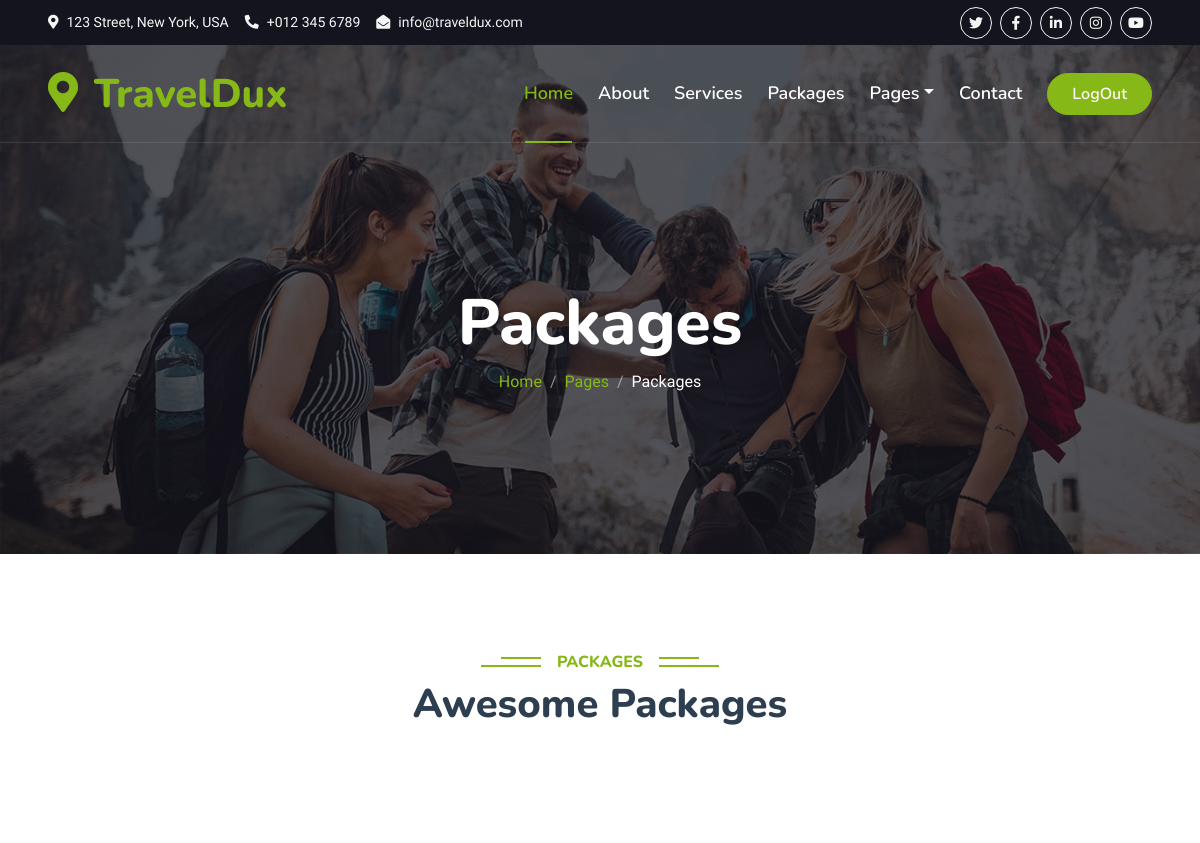
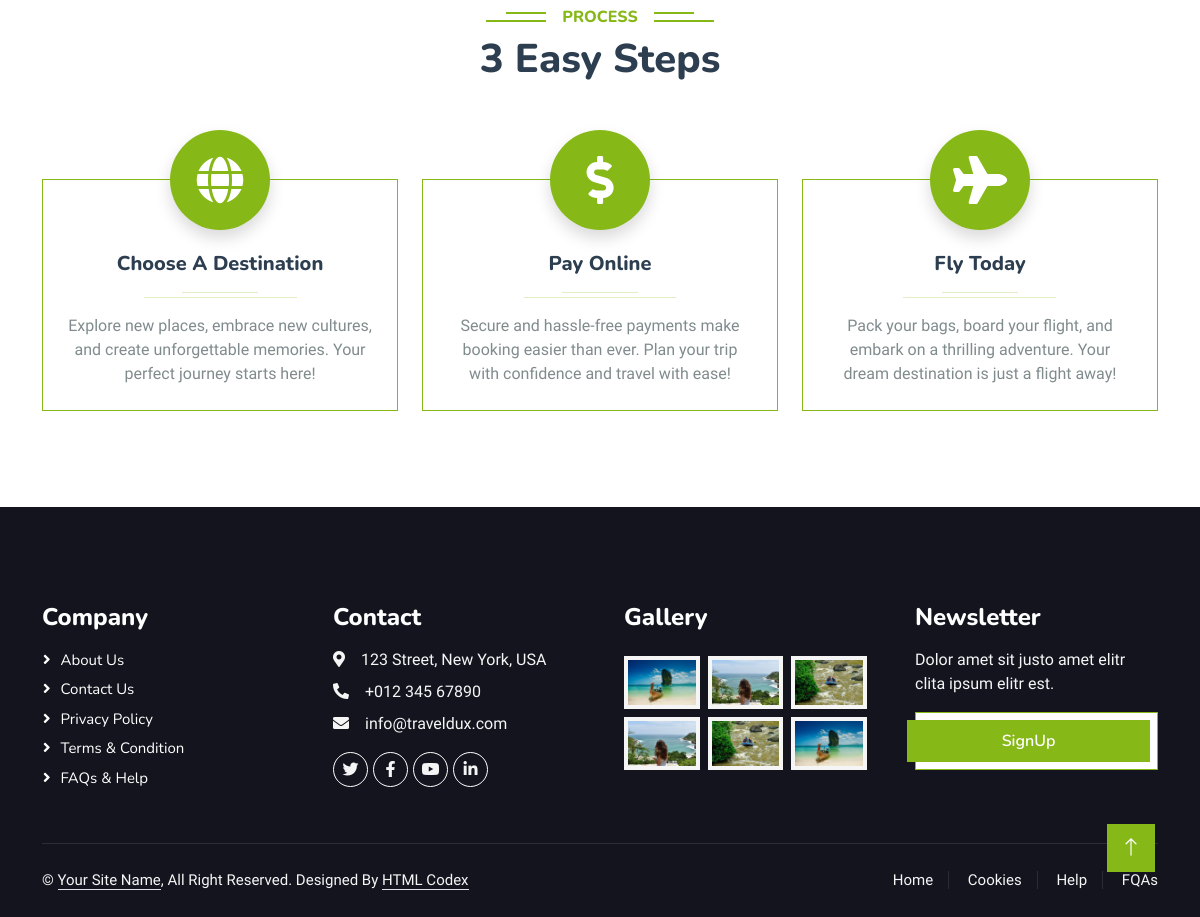
The page /packagePage/ on the database as committed earlier (2 pictures, top to bottom).
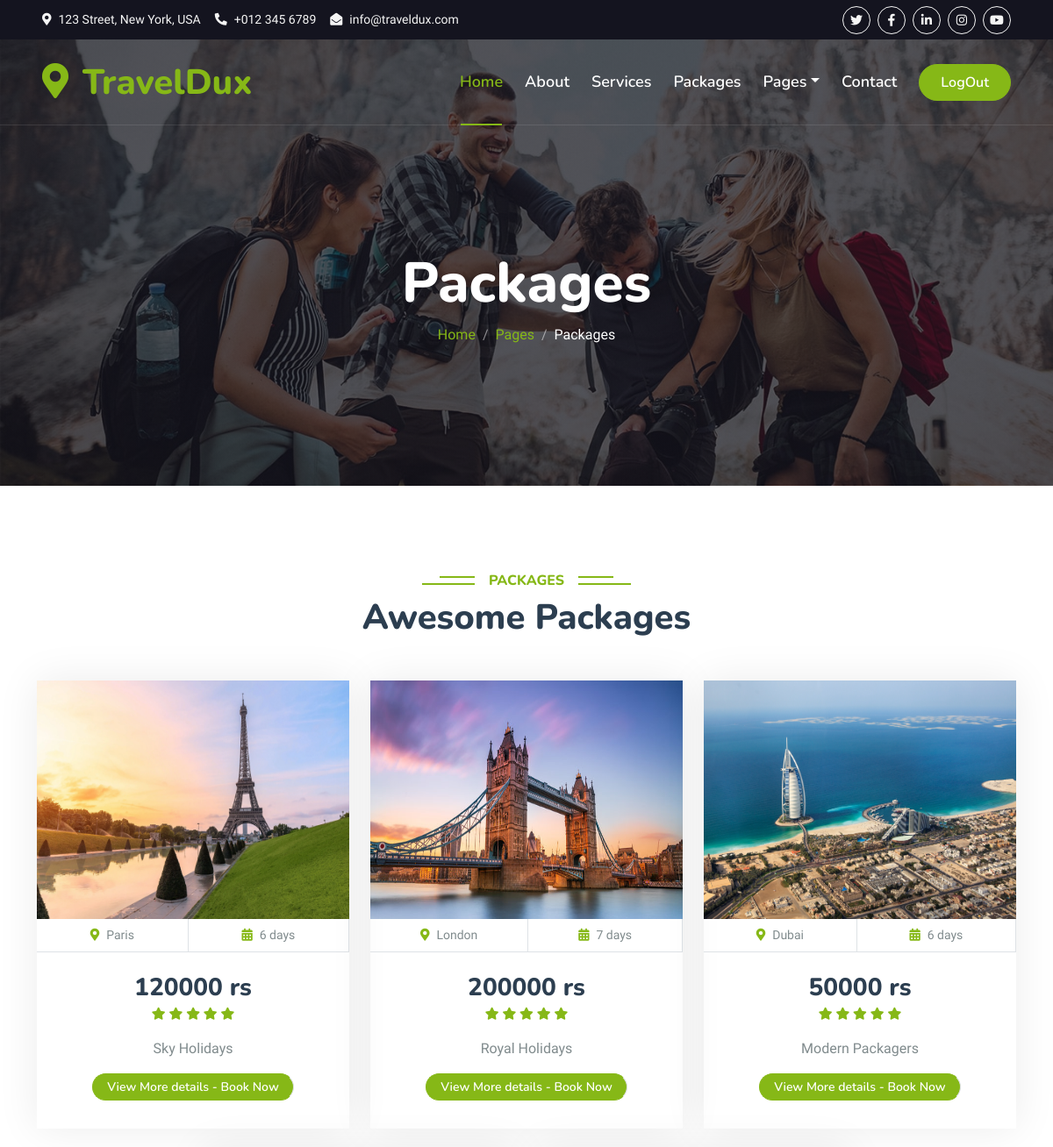
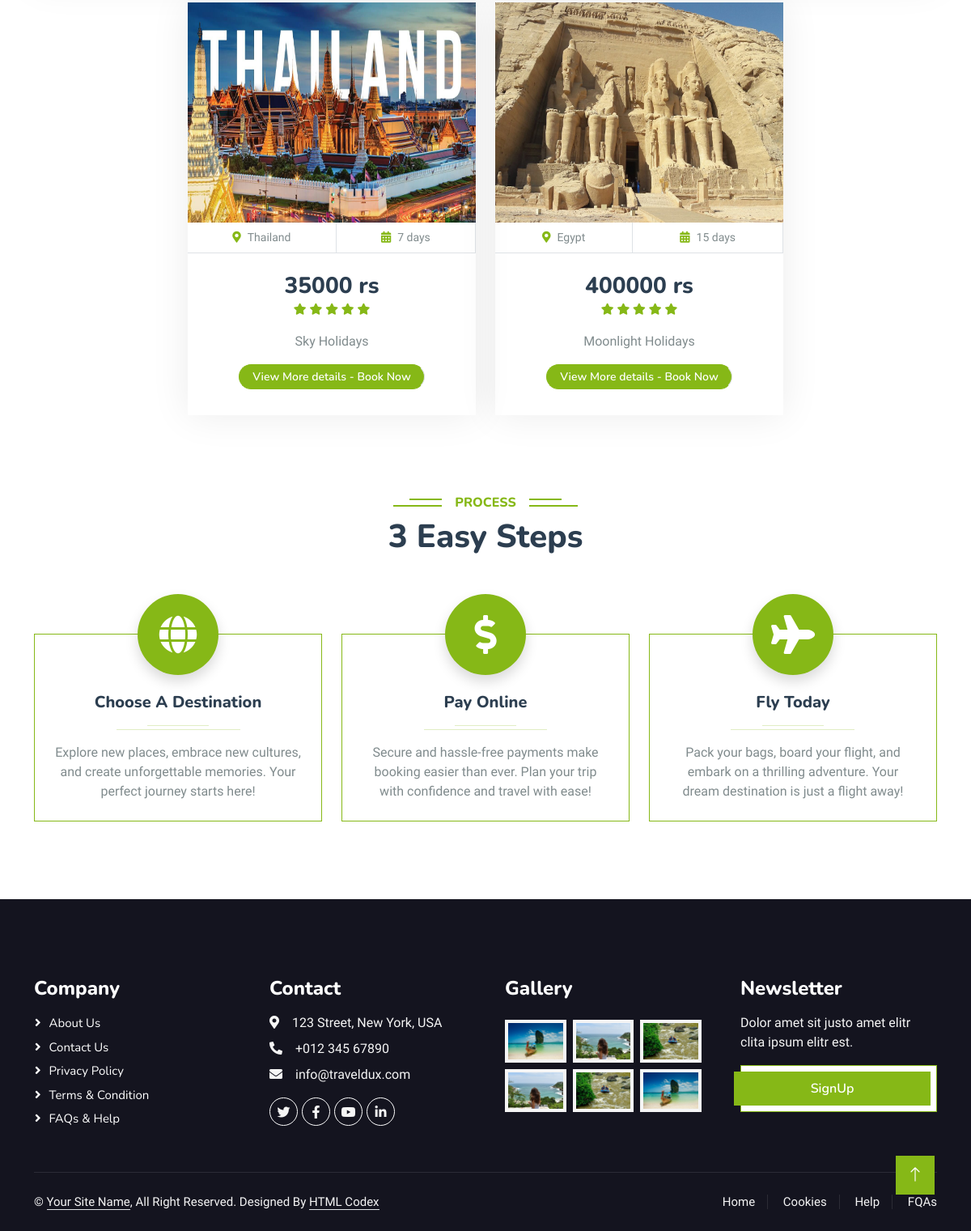
The same page on the database as committed later (2 pictures, top to bottom).
### home/models.py (models this page shows, shortened)
class packages(models.Model):
    destination = models.CharField(max_length=100)
    description = models.CharField(max_length=1000)
    duration = models.CharField(max_length=10)
    price = models.IntegerField()
    packager_name = models.CharField(max_length=100)
    image1 = models.ImageField(upload_to='uploads/',null=True, blank=True)
    image2 = models.ImageField(upload_to='uploads/',null=True, blank=True)
    image3 = models.ImageField(upload_to='uploads/',null=True, blank=True)
    image4 = models.ImageField(upload_to='uploads/',null=True, blank=True)
    verification = models.CharField(max_length=100,default="Not Verified")

### home/views.py (the view)
# urls.py: path('packagePage/',views.packagePage,name='packagePage'),
def packagePage(request):
    verified = 'verified'
    items = packages.objects.filter(verification=verified)
    context = {
        'items':items,
    }
    return render(request,'userInterface/package.html',context)

### template/userInterface/package.html (shortened to what this page needs)
{% load static %}
<!DOCTYPE html>
<html lang="en">
<head>
    <link href="https://cdnjs.cloudflare.com/ajax/libs/font-awesome/5.10.0/css/all.min.css" rel="stylesheet">
    <link href="https://cdn.jsdelivr.net/npm/bootstrap-icons@1.4.1/font/bootstrap-icons.css" rel="stylesheet">
    <link href="{% static 'lib/animate/animate.min.css' %}" rel="stylesheet">
    <link href="{% static 'lib/owlcarousel/assets/owl.carousel.min.css' %}" rel="stylesheet">
    <link href="{% static 'lib/tempusdominus/css/tempusdominus-bootstrap-4.min.css' %}" rel="stylesheet" />
    <link href="{% static 'css/bootstrap.min.css' %}" rel="stylesheet">
    <link href="{% static 'css/style.css' %}" rel="stylesheet">
</head>
<body>
    <div class="container-fluid bg-dark px-5 d-none d-lg-block">
        <div class="row gx-0">
            <div class="col-lg-8 text-center text-lg-start mb-2 mb-lg-0">
                <div class="d-inline-flex align-items-center" style="height: 45px;">
                    <small class="me-3 text-light"><i class="fa fa-map-marker-alt me-2"></i>123 Street, New York, USA</small>
                    <small class="me-3 text-light"><i class="fa fa-phone-alt me-2"></i>+012 345 6789</small>
                    <small class="text-light"><i class="fa fa-envelope-open me-2"></i>info@traveldux.com</small>
                </div>
            </div>
            <div class="col-lg-4 text-center text-lg-end">
                <div class="d-inline-flex align-items-center" style="height: 45px;">
                    <a class="btn btn-sm btn-outline-light btn-sm-square rounded-circle me-2" href=""><i class="fab fa-twitter fw-normal"></i></a>
                    <a class="btn btn-sm btn-outline-light btn-sm-square rounded-circle me-2" href=""><i class="fab fa-facebook-f fw-normal"></i></a>
                    <a class="btn btn-sm btn-outline-light btn-sm-square rounded-circle me-2" href=""><i class="fab fa-linkedin-in fw-normal"></i></a>
                    <a class="btn btn-sm btn-outline-light btn-sm-square rounded-circle me-2" href=""><i class="fab fa-instagram fw-normal"></i></a>
                    <a class="btn btn-sm btn-outline-light btn-sm-square rounded-circle" href=""><i class="fab fa-youtube fw-normal"></i></a>
                </div>
            </div>
        </div>
    </div>
    <div class="container-fluid position-relative p-0">
        <nav class="navbar navbar-expand-lg navbar-light px-4 px-lg-5 py-3 py-lg-0">
            <a href="" class="navbar-brand p-0">
                <h1 class="text-primary m-0"><i class="fa fa-map-marker-alt me-3"></i>TravelDux</h1>
            </a>
            <div class="collapse navbar-collapse" id="navbarCollapse">
                <div class="navbar-nav ms-auto py-0">
                    <a href="{% url 'homepage' %}" class="nav-item nav-link active">Home</a>
                    <a href="{% url 'aboutPage' %}" class="nav-item nav-link">About</a>
                    <a href="{% url 'servicePage' %}" class="nav-item nav-link">Services</a>
                    <a href="{% url 'packagePage' %}" class="nav-item nav-link">Packages</a>
                    <div class="nav-item dropdown">
                        <a href="#" class="nav-link dropdown-toggle" data-bs-toggle="dropdown">Pages</a>
                    </div>
                    <a href="{% url 'contactPage' %}" class="nav-item nav-link">Contact</a>
                </div>
                <a href="{% url 'logoutUser' %}" class="btn btn-primary rounded-pill py-2 px-4">LogOut</a>
            </div>
        </nav>
        <div class="container-fluid bg-primary py-5 mb-5 hero-header">
            <div class="container py-5">
                <div class="row justify-content-center py-5">
                    <div class="col-lg-10 pt-lg-5 mt-lg-5 text-center">
                        <h1 class="display-3 text-white animated slideInDown">Packages</h1>
                        <nav aria-label="breadcrumb">
                            <ol class="breadcrumb justify-content-center">
                                <li class="breadcrumb-item"><a href="#">Home</a></li>
                                <li class="breadcrumb-item"><a href="#">Pages</a></li>
                                <li class="breadcrumb-item text-white active" aria-current="page">Packages</li>
                            </ol>
                        </nav>
                    </div>
                </div>
            </div>
        </div>
    </div>
    <div class="container-xxl py-5">
        <div class="container">
            <div class="text-center wow fadeInUp" data-wow-delay="0.1s">
                <h6 class="section-title bg-white text-center text-primary px-3">Packages</h6>
                <h1 class="mb-5">Awesome Packages</h1>
            </div>
            <div class="row g-4 justify-content-center">
                {% for i in items %}
                <div class="col-lg-4 col-md-6 wow fadeInUp" data-wow-delay="0.1s">
                    <div class="package-item">
                        <div class="overflow-hidden">
                            <img class="img-fluid" src="{{i.image1.url}}" alt="" style="height: 272px;">
                        </div>
                        <div class="d-flex border-bottom">
                            <small class="flex-fill text-center border-end py-2"><i class="fa fa-map-marker-alt text-primary me-2"></i>{{i.destination}}</small>
                            <small class="flex-fill text-center border-end py-2"><i class="fa fa-calendar-alt text-primary me-2"></i>{{i.duration}} days</small>
                        </div>
                        <div class="text-center p-4">
                            <h3 class="mb-0">{{i.price}} rs</h3>
                            <div class="mb-3">
                                <small class="fa fa-star text-primary"></small>
                                <small class="fa fa-star text-primary"></small>
                                <small class="fa fa-star text-primary"></small>
                                <small class="fa fa-star text-primary"></small>
                                <small class="fa fa-star text-primary"></small>
                            </div>
                            <p>{{i.packager_name}}</p>
                            <div class="d-flex justify-content-center mb-2">
                                <a href="{% url 'Userviewsection' i.id %}" class="btn btn-sm btn-primary px-3 border-end" style="border-radius: 30px">View More details - Book Now</a>
                            </div>
                        </div>
                    </div>
                </div>
                {% endfor %}
            </div>
        </div>
    </div>
    <div class="container-xxl py-5">
        <div class="container">
            <div class="text-center pb-4 wow fadeInUp" data-wow-delay="0.1s">
                <h6 class="section-title bg-white text-center text-primary px-3">Process</h6>
                <h1 class="mb-5">3 Easy Steps</h1>
            </div>
            <div class="row gy-5 gx-4 justify-content-center">
                <div class="col-lg-4 col-sm-6 text-center pt-4 wow fadeInUp" data-wow-delay="0.1s">
                    <div class="position-relative border border-primary pt-5 pb-4 px-4">
                        <div class="d-inline-flex align-items-center justify-content-center bg-primary rounded-circle position-absolute top-0 start-50 translate-middle shadow" style="width: 100px; height: 100px;">
                            <i class="fa fa-globe fa-3x text-white"></i>
                        </div>
                        <h5 class="mt-4">Choose A Destination</h5>
                        <hr class="w-25 mx-auto bg-primary mb-1">
                        <hr class="w-50 mx-auto bg-primary mt-0">
                        <p class="mb-0">Explore new places, embrace new cultures, and create unforgettable memories. Your perfect journey starts here! </p>
                    </div>
                </div>
                <div class="col-lg-4 col-sm-6 text-center pt-4 wow fadeInUp" data-wow-delay="0.3s">
                    <div class="position-relative border border-primary pt-5 pb-4 px-4">
                        <div class="d-inline-flex align-items-center justify-content-center bg-primary rounded-circle position-absolute top-0 start-50 translate-middle shadow" style="width: 100px; height: 100px;">
                            <i class="fa fa-dollar-sign fa-3x text-white"></i>
                        </div>
                        <h5 class="mt-4">Pay Online</h5>
                        <hr class="w-25 mx-auto bg-primary mb-1">
                        <hr class="w-50 mx-auto bg-primary mt-0">
                        <p class="mb-0">Secure and hassle-free payments make booking easier than ever. Plan your trip with confidence and travel with ease!</p>
                    </div>
                </div>
                <div class="col-lg-4 col-sm-6 text-center pt-4 wow fadeInUp" data-wow-delay="0.5s">
                    <div class="position-relative border border-primary pt-5 pb-4 px-4">
                        <div class="d-inline-flex align-items-center justify-content-center bg-primary rounded-circle position-absolute top-0 start-50 translate-middle shadow" style="width: 100px; height: 100px;">
                            <i class="fa fa-plane fa-3x text-white"></i>
                        </div>
                        <h5 class="mt-4">Fly Today</h5>
                        <hr class="w-25 mx-auto bg-primary mb-1">
                        <hr class="w-50 mx-auto bg-primary mt-0">
                        <p class="mb-0">Pack your bags, board your flight, and embark on a thrilling adventure. Your dream destination is just a flight away! </p>
                    </div>
                </div>
            </div>
        </div>
    </div>
    <div class="container-fluid bg-dark text-light footer pt-5 mt-5 wow fadeIn" data-wow-delay="0.1s">
        <div class="container py-5">
            <div class="row g-5">
                <div class="col-lg-3 col-md-6">
                    <h4 class="text-white mb-3">Company</h4>
                    <a class="btn btn-link" href="">About Us</a>
                    <a class="btn btn-link" href="">Contact Us</a>
                    <a class="btn btn-link" href="">Privacy Policy</a>
                    <a class="btn btn-link" href="">Terms & Condition</a>
                    <a class="btn btn-link" href="">FAQs & Help</a>
                </div>
                <div class="col-lg-3 col-md-6">
                    <h4 class="text-white mb-3">Contact</h4>
                    <p class="mb-2"><i class="fa fa-map-marker-alt me-3"></i>123 Street, New York, USA</p>
                    <p class="mb-2"><i class="fa fa-phone-alt me-3"></i>+012 345 67890</p>
                    <p class="mb-2"><i class="fa fa-envelope me-3"></i>info@traveldux.com</p>
                    <div class="d-flex pt-2">
                        <a class="btn btn-outline-light btn-social" href=""><i class="fab fa-twitter"></i></a>
                        <a class="btn btn-outline-light btn-social" href=""><i class="fab fa-facebook-f"></i></a>
                        <a class="btn btn-outline-light btn-social" href=""><i class="fab fa-youtube"></i></a>
                        <a class="btn btn-outline-light btn-social" href=""><i class="fab fa-linkedin-in"></i></a>
                    </div>
                </div>
                <div class="col-lg-3 col-md-6">
                    <h4 class="text-white mb-3">Gallery</h4>
                    <div class="row g-2 pt-2">
                        <div class="col-4">
                            <img class="img-fluid bg-light p-1" src="{% static 'img/package-1.jpg' %}" alt="">
                        </div>
                        <div class="col-4">
                            <img class="img-fluid bg-light p-1" src="{% static 'img/package-2.jpg' %}" alt="">
                        </div>
                        <div class="col-4">
                            <img class="img-fluid bg-light p-1" src="{% static 'img/package-3.jpg' %}" alt="">
                        </div>
                        <div class="col-4">
                            <img class="img-fluid bg-light p-1" src="{% static 'img/package-2.jpg' %}" alt="">
                        </div>
                        <div class="col-4">
                            <img class="img-fluid bg-light p-1" src="{% static 'img/package-3.jpg' %}" alt="">
                        </div>
                        <div class="col-4">
                            <img class="img-fluid bg-light p-1" src="{% static 'img/package-1.jpg' %}" alt="">
                        </div>
                    </div>
                </div>
                <div class="col-lg-3 col-md-6">
                    <h4 class="text-white mb-3">Newsletter</h4>
                    <p>Dolor amet sit justo amet elitr clita ipsum elitr est.</p>
                    <div class="position-relative mx-auto" style="max-width: 400px;">
                        <button type="button" class="btn btn-primary py-2 position-absolute top-0 end-0 mt-2 me-2">SignUp</button>
                    </div>
                </div>
            </div>
        </div>
        <div class="container">
            <div class="copyright">
                <div class="row">
                    <div class="col-md-6 text-center text-md-start mb-3 mb-md-0">
                        &copy; <a class="border-bottom" href="#">Your Site Name</a>, All Right Reserved.
                        Designed By <a class="border-bottom" href="https://htmlcodex.com">HTML Codex</a>
                    </div>
                    <div class="col-md-6 text-center text-md-end">
                        <div class="footer-menu">
                            <a href="">Home</a>
                            <a href="">Cookies</a>
                            <a href="">Help</a>
                            <a href="">FQAs</a>
                        </div>
                    </div>
                </div>
            </div>
        </div>
    </div>
    <a href="#" class="btn btn-lg btn-primary btn-lg-square back-to-top"><i class="bi bi-arrow-up"></i></a>
</body>
</html>

Rows that differ between the two databases and show on the page:
added packages: image1 (picture), destination "Paris", duration "6", price "120000", packager_name "Sky Holidays"
added packages: image1 (picture), destination "London", duration "7", price "200000", packager_name "Royal Holidays"
added packages: image1 (picture), destination "Dubai", duration "6", price "50000", packager_name "Modern Packagers"
added packages: image1 (picture), destination "Thailand", duration "7", price "35000", packager_name "Sky Holidays"
added packages: image1 (picture), destination "Egypt", duration "15", price "400000", packager_name "Moonlight Holidays"
